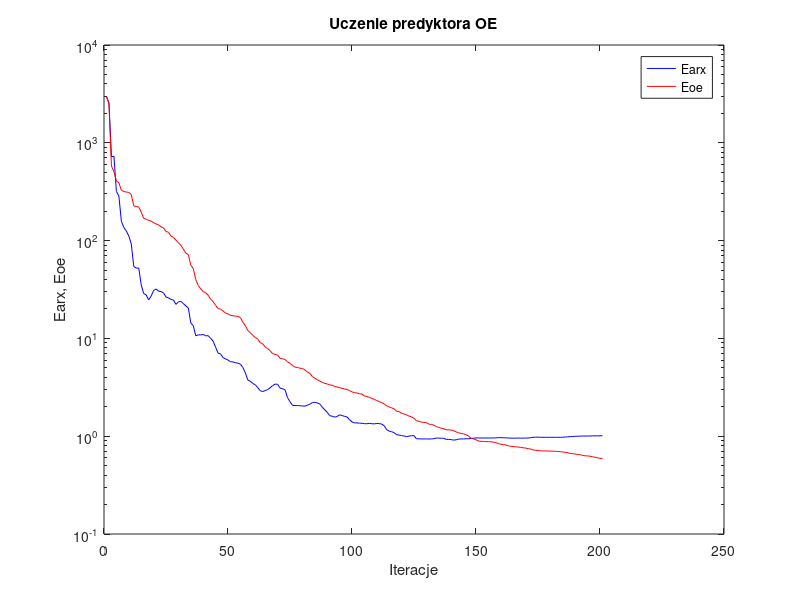
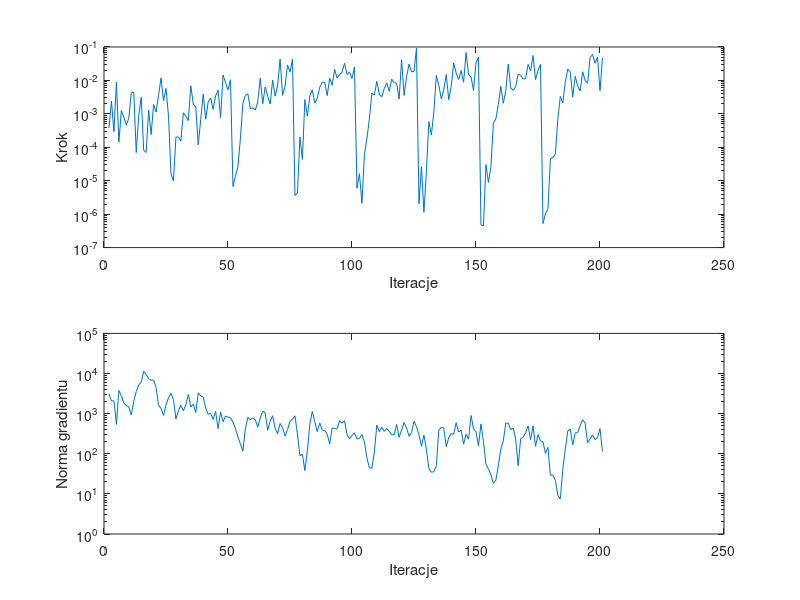

MATLAB code for these plots, in order:
%uczenie predyktora oe
clear all;
n=0; farx(n+1)=2.965168e+003; foe(n+1)=2.990290e+003; wspucz(n+1)=0.000000e+000; ng(n+1)=0.000000e+000;
%odnowa zmiennej metryki
n=1; farx(n+1)=2.566785e+003; foe(n+1)=2.490759e+003; krok(n+1)=3.749852e-004; ng(n+1)=3.149278e+003;
n=2; farx(n+1)=7.191558e+002; foe(n+1)=5.783929e+002; krok(n+1)=2.400181e-003; ng(n+1)=2.063353e+003;
n=3; farx(n+1)=7.315103e+002; foe(n+1)=5.081894e+002; krok(n+1)=2.918195e-004; ng(n+1)=2.094345e+003;
n=4; farx(n+1)=3.177799e+002; foe(n+1)=4.074022e+002; krok(n+1)=8.891335e-003; ng(n+1)=5.401361e+002;
n=5; farx(n+1)=2.859598e+002; foe(n+1)=3.906982e+002; krok(n+1)=1.426144e-004; ng(n+1)=3.769629e+003;
n=6; farx(n+1)=1.576948e+002; foe(n+1)=3.269500e+002; krok(n+1)=1.270863e-003; ng(n+1)=2.797471e+003;
n=7; farx(n+1)=1.361829e+002; foe(n+1)=3.173338e+002; krok(n+1)=7.843678e-004; ng(n+1)=1.824527e+003;
n=8; farx(n+1)=1.252172e+002; foe(n+1)=3.140517e+002; krok(n+1)=4.576195e-004; ng(n+1)=1.586861e+003;
n=9; farx(n+1)=1.115277e+002; foe(n+1)=3.105209e+002; krok(n+1)=7.383609e-004; ng(n+1)=1.477066e+003;
n=10; farx(n+1)=9.233449e+001; foe(n+1)=2.964310e+002; krok(n+1)=4.324280e-003; ng(n+1)=9.287749e+002;
n=11; farx(n+1)=5.454503e+001; foe(n+1)=2.264706e+002; krok(n+1)=4.437686e-003; ng(n+1)=2.013278e+003;
n=12; farx(n+1)=5.223761e+001; foe(n+1)=2.228836e+002; krok(n+1)=6.975159e-005; ng(n+1)=3.572124e+003;
n=13; farx(n+1)=5.248552e+001; foe(n+1)=2.204429e+002; krok(n+1)=8.790130e-004; ng(n+1)=5.210084e+003;
n=14; farx(n+1)=3.534396e+001; foe(n+1)=1.960599e+002; krok(n+1)=3.136698e-003; ng(n+1)=6.025448e+003;
n=15; farx(n+1)=2.875326e+001; foe(n+1)=1.687436e+002; krok(n+1)=8.074766e-005; ng(n+1)=1.134032e+004;
n=16; farx(n+1)=2.788288e+001; foe(n+1)=1.653788e+002; krok(n+1)=7.039348e-005; ng(n+1)=9.531956e+003;
n=17; farx(n+1)=2.474198e+001; foe(n+1)=1.608174e+002; krok(n+1)=1.291963e-003; ng(n+1)=7.386296e+003;
n=18; farx(n+1)=2.709289e+001; foe(n+1)=1.585992e+002; krok(n+1)=2.406525e-004; ng(n+1)=6.798727e+003;
n=19; farx(n+1)=3.087616e+001; foe(n+1)=1.525177e+002; krok(n+1)=1.908037e-003; ng(n+1)=6.869878e+003;
n=20; farx(n+1)=3.202801e+001; foe(n+1)=1.481038e+002; krok(n+1)=1.126296e-003; ng(n+1)=4.468786e+003;
n=21; farx(n+1)=3.043495e+001; foe(n+1)=1.447185e+002; krok(n+1)=3.625910e-003; ng(n+1)=1.611090e+003;
n=22; farx(n+1)=3.013342e+001; foe(n+1)=1.383184e+002; krok(n+1)=1.189399e-002; ng(n+1)=1.349557e+003;
n=23; farx(n+1)=2.921857e+001; foe(n+1)=1.351193e+002; krok(n+1)=2.478671e-003; ng(n+1)=8.998747e+002;
n=24; farx(n+1)=2.649405e+001; foe(n+1)=1.236521e+002; krok(n+1)=5.767896e-003; ng(n+1)=1.634224e+003;
n=25; farx(n+1)=2.603904e+001; foe(n+1)=1.220184e+002; krok(n+1)=8.713328e-004; ng(n+1)=2.469902e+003;
%odnowa zmiennej metryki
n=26; farx(n+1)=2.500502e+001; foe(n+1)=1.111867e+002; krok(n+1)=1.700060e-005; ng(n+1)=3.203909e+003;
n=27; farx(n+1)=2.473996e+001; foe(n+1)=1.079750e+002; krok(n+1)=9.766516e-006; ng(n+1)=2.261685e+003;
n=28; farx(n+1)=2.228369e+001; foe(n+1)=1.011944e+002; krok(n+1)=2.015675e-004; ng(n+1)=7.349549e+002;
n=29; farx(n+1)=2.363288e+001; foe(n+1)=9.483476e+001; krok(n+1)=2.036368e-004; ng(n+1)=1.186992e+003;
n=30; farx(n+1)=2.391598e+001; foe(n+1)=8.959109e+001; krok(n+1)=1.527851e-004; ng(n+1)=1.598854e+003;
n=31; farx(n+1)=2.269333e+001; foe(n+1)=8.201536e+001; krok(n+1)=1.078226e-003; ng(n+1)=1.177954e+003;
n=32; farx(n+1)=2.149668e+001; foe(n+1)=7.427611e+001; krok(n+1)=8.503167e-004; ng(n+1)=1.672800e+003;
n=33; farx(n+1)=2.048816e+001; foe(n+1)=7.210254e+001; krok(n+1)=6.298318e-004; ng(n+1)=3.008084e+003;
n=34; farx(n+1)=1.436695e+001; foe(n+1)=5.592891e+001; krok(n+1)=6.884742e-003; ng(n+1)=1.464613e+003;
n=35; farx(n+1)=1.347127e+001; foe(n+1)=5.189223e+001; krok(n+1)=1.970836e-003; ng(n+1)=1.725252e+003;
n=36; farx(n+1)=1.062887e+001; foe(n+1)=3.996394e+001; krok(n+1)=1.581052e-003; ng(n+1)=1.067458e+003;
n=37; farx(n+1)=1.087472e+001; foe(n+1)=3.470639e+001; krok(n+1)=1.176136e-004; ng(n+1)=3.299717e+003;
n=38; farx(n+1)=1.085426e+001; foe(n+1)=3.211571e+001; krok(n+1)=6.856719e-004; ng(n+1)=2.766264e+003;
n=39; farx(n+1)=1.097250e+001; foe(n+1)=3.006104e+001; krok(n+1)=3.918749e-003; ng(n+1)=2.575935e+003;
n=40; farx(n+1)=1.062127e+001; foe(n+1)=2.931499e+001; krok(n+1)=6.935224e-004; ng(n+1)=1.377716e+003;
n=41; farx(n+1)=1.065972e+001; foe(n+1)=2.764396e+001; krok(n+1)=2.257520e-003; ng(n+1)=9.611748e+002;
n=42; farx(n+1)=1.001858e+001; foe(n+1)=2.519847e+001; krok(n+1)=2.983929e-003; ng(n+1)=1.020491e+003;
n=43; farx(n+1)=9.364246e+000; foe(n+1)=2.375593e+001; krok(n+1)=1.364485e-003; ng(n+1)=7.171754e+002;
n=44; farx(n+1)=8.127048e+000; foe(n+1)=2.178125e+001; krok(n+1)=3.419137e-003; ng(n+1)=1.142227e+003;
n=45; farx(n+1)=7.052898e+000; foe(n+1)=2.015983e+001; krok(n+1)=5.095665e-003; ng(n+1)=4.231484e+002;
n=46; farx(n+1)=6.951569e+000; foe(n+1)=1.990255e+001; krok(n+1)=7.624904e-004; ng(n+1)=1.097352e+003;
n=47; farx(n+1)=6.362296e+000; foe(n+1)=1.905983e+001; krok(n+1)=1.450364e-002; ng(n+1)=6.280887e+002;
n=48; farx(n+1)=6.161684e+000; foe(n+1)=1.814522e+001; krok(n+1)=8.625805e-003; ng(n+1)=8.707675e+002;
n=49; farx(n+1)=6.012733e+000; foe(n+1)=1.778785e+001; krok(n+1)=5.269205e-003; ng(n+1)=8.196145e+002;
n=50; farx(n+1)=5.774253e+000; foe(n+1)=1.719988e+001; krok(n+1)=1.042882e-002; ng(n+1)=7.850006e+002;
%odnowa zmiennej metryki
n=51; farx(n+1)=5.746849e+000; foe(n+1)=1.706386e+001; krok(n+1)=6.755832e-006; ng(n+1)=6.200686e+002;
n=52; farx(n+1)=5.646192e+000; foe(n+1)=1.689803e+001; krok(n+1)=1.356957e-005; ng(n+1)=4.281030e+002;
n=53; farx(n+1)=5.586510e+000; foe(n+1)=1.679584e+001; krok(n+1)=2.665214e-005; ng(n+1)=2.605820e+002;
n=54; farx(n+1)=5.455401e+000; foe(n+1)=1.632488e+001; krok(n+1)=1.821498e-004; ng(n+1)=1.776504e+002;
n=55; farx(n+1)=5.047041e+000; foe(n+1)=1.459273e+001; krok(n+1)=2.075244e-003; ng(n+1)=1.169473e+002;
n=56; farx(n+1)=4.432590e+000; foe(n+1)=1.350672e+001; krok(n+1)=3.595805e-003; ng(n+1)=4.157466e+002;
n=57; farx(n+1)=3.750558e+000; foe(n+1)=1.201198e+001; krok(n+1)=3.966104e-003; ng(n+1)=8.061964e+002;
n=58; farx(n+1)=3.650084e+000; foe(n+1)=1.140798e+001; krok(n+1)=1.423724e-003; ng(n+1)=7.029565e+002;
n=59; farx(n+1)=3.454599e+000; foe(n+1)=1.077041e+001; krok(n+1)=1.525147e-003; ng(n+1)=7.840612e+002;
n=60; farx(n+1)=3.357191e+000; foe(n+1)=1.024156e+001; krok(n+1)=1.299476e-003; ng(n+1)=7.059310e+002;
n=61; farx(n+1)=3.134741e+000; foe(n+1)=9.830138e+000; krok(n+1)=2.287557e-003; ng(n+1)=4.621234e+002;
n=62; farx(n+1)=2.917692e+000; foe(n+1)=9.040806e+000; krok(n+1)=1.171709e-002; ng(n+1)=7.800953e+002;
n=63; farx(n+1)=2.863273e+000; foe(n+1)=8.804311e+000; krok(n+1)=2.002393e-003; ng(n+1)=1.149802e+003;
n=64; farx(n+1)=2.925063e+000; foe(n+1)=8.181193e+000; krok(n+1)=6.374691e-003; ng(n+1)=1.042628e+003;
n=65; farx(n+1)=3.003309e+000; foe(n+1)=7.885668e+000; krok(n+1)=3.408889e-003; ng(n+1)=3.860892e+002;
n=66; farx(n+1)=3.131156e+000; foe(n+1)=7.467879e+000; krok(n+1)=1.956001e-003; ng(n+1)=6.493214e+002;
n=67; farx(n+1)=3.292228e+000; foe(n+1)=6.974110e+000; krok(n+1)=1.025657e-002; ng(n+1)=8.858071e+002;
n=68; farx(n+1)=3.409225e+000; foe(n+1)=6.863739e+000; krok(n+1)=3.388445e-003; ng(n+1)=4.328106e+002;
n=69; farx(n+1)=3.396775e+000; foe(n+1)=6.747349e+000; krok(n+1)=6.853004e-003; ng(n+1)=3.152941e+002;
n=70; farx(n+1)=3.100484e+000; foe(n+1)=6.258795e+000; krok(n+1)=4.366353e-002; ng(n+1)=5.678547e+002;
n=71; farx(n+1)=3.059722e+000; foe(n+1)=6.194183e+000; krok(n+1)=3.558977e-003; ng(n+1)=4.487266e+002;
n=72; farx(n+1)=2.978666e+000; foe(n+1)=6.085367e+000; krok(n+1)=6.728198e-003; ng(n+1)=2.761670e+002;
n=73; farx(n+1)=2.479954e+000; foe(n+1)=5.757706e+000; krok(n+1)=2.896961e-002; ng(n+1)=3.994879e+002;
n=74; farx(n+1)=2.253731e+000; foe(n+1)=5.555951e+000; krok(n+1)=1.767909e-002; ng(n+1)=6.439823e+002;
n=75; farx(n+1)=2.066027e+000; foe(n+1)=5.289674e+000; krok(n+1)=4.366353e-002; ng(n+1)=7.141177e+002;
%odnowa zmiennej metryki
n=76; farx(n+1)=2.057382e+000; foe(n+1)=5.074452e+000; krok(n+1)=3.629487e-006; ng(n+1)=8.823104e+002;
n=77; farx(n+1)=2.057751e+000; foe(n+1)=5.054428e+000; krok(n+1)=4.345419e-006; ng(n+1)=3.098582e+002;
n=78; farx(n+1)=2.050259e+000; foe(n+1)=4.955746e+000; krok(n+1)=2.030280e-004; ng(n+1)=8.968804e+001;
n=79; farx(n+1)=2.037796e+000; foe(n+1)=4.934663e+000; krok(n+1)=4.334515e-005; ng(n+1)=9.725278e+001;
n=80; farx(n+1)=2.028387e+000; foe(n+1)=4.755103e+000; krok(n+1)=2.684169e-003; ng(n+1)=3.784106e+001;
n=81; farx(n+1)=2.073302e+000; foe(n+1)=4.558882e+000; krok(n+1)=8.567570e-004; ng(n+1)=1.192945e+002;
n=82; farx(n+1)=2.124810e+000; foe(n+1)=4.383151e+000; krok(n+1)=3.473809e-003; ng(n+1)=5.613028e+002;
n=83; farx(n+1)=2.208522e+000; foe(n+1)=4.077031e+000; krok(n+1)=5.242823e-003; ng(n+1)=1.134706e+003;
n=84; farx(n+1)=2.219277e+000; foe(n+1)=3.907672e+000; krok(n+1)=2.092139e-003; ng(n+1)=6.238026e+002;
n=85; farx(n+1)=2.190501e+000; foe(n+1)=3.784879e+000; krok(n+1)=2.957764e-003; ng(n+1)=3.554266e+002;
n=86; farx(n+1)=2.134946e+000; foe(n+1)=3.657429e+000; krok(n+1)=6.256921e-003; ng(n+1)=5.867573e+002;
n=87; farx(n+1)=1.983900e+000; foe(n+1)=3.549112e+000; krok(n+1)=8.816889e-003; ng(n+1)=3.860639e+002;
n=88; farx(n+1)=1.865506e+000; foe(n+1)=3.468054e+000; krok(n+1)=8.751130e-003; ng(n+1)=3.798925e+002;
n=89; farx(n+1)=1.756254e+000; foe(n+1)=3.424698e+000; krok(n+1)=3.516052e-003; ng(n+1)=3.068666e+002;
n=90; farx(n+1)=1.622913e+000; foe(n+1)=3.343284e+000; krok(n+1)=1.169933e-002; ng(n+1)=1.746113e+002;
n=91; farx(n+1)=1.600043e+000; foe(n+1)=3.324864e+000; krok(n+1)=7.191676e-003; ng(n+1)=4.394543e+002;
n=92; farx(n+1)=1.566334e+000; foe(n+1)=3.222966e+000; krok(n+1)=2.142882e-002; ng(n+1)=4.275207e+002;
n=93; farx(n+1)=1.588427e+000; foe(n+1)=3.185476e+000; krok(n+1)=1.167289e-002; ng(n+1)=4.129120e+002;
n=94; farx(n+1)=1.653648e+000; foe(n+1)=3.132763e+000; krok(n+1)=1.516106e-002; ng(n+1)=6.704365e+002;
n=95; farx(n+1)=1.627512e+000; foe(n+1)=3.094051e+000; krok(n+1)=1.748904e-002; ng(n+1)=5.781793e+002;
n=96; farx(n+1)=1.594478e+000; foe(n+1)=3.032537e+000; krok(n+1)=3.271756e-002; ng(n+1)=6.687591e+002;
n=97; farx(n+1)=1.573810e+000; foe(n+1)=3.007191e+000; krok(n+1)=1.495979e-002; ng(n+1)=2.999545e+002;
n=98; farx(n+1)=1.475333e+000; foe(n+1)=2.928680e+000; krok(n+1)=1.785858e-002; ng(n+1)=2.388681e+002;
n=99; farx(n+1)=1.400778e+000; foe(n+1)=2.839488e+000; krok(n+1)=1.136409e-002; ng(n+1)=2.845488e+002;
n=100; farx(n+1)=1.369373e+000; foe(n+1)=2.785802e+000; krok(n+1)=2.497713e-002; ng(n+1)=3.331742e+002;
%odnowa zmiennej metryki
n=101; farx(n+1)=1.367332e+000; foe(n+1)=2.769866e+000; krok(n+1)=5.965818e-006; ng(n+1)=2.357716e+002;
n=102; farx(n+1)=1.358675e+000; foe(n+1)=2.709910e+000; krok(n+1)=1.625849e-005; ng(n+1)=2.393686e+002;
n=103; farx(n+1)=1.356678e+000; foe(n+1)=2.698825e+000; krok(n+1)=2.117715e-006; ng(n+1)=3.000074e+002;
n=104; farx(n+1)=1.344054e+000; foe(n+1)=2.576584e+000; krok(n+1)=6.078783e-005; ng(n+1)=1.984144e+002;
n=105; farx(n+1)=1.341121e+000; foe(n+1)=2.546519e+000; krok(n+1)=1.812217e-004; ng(n+1)=8.041762e+001;
n=106; farx(n+1)=1.353483e+000; foe(n+1)=2.493297e+000; krok(n+1)=7.010405e-004; ng(n+1)=4.476351e+001;
n=107; farx(n+1)=1.341806e+000; foe(n+1)=2.433110e+000; krok(n+1)=4.154663e-003; ng(n+1)=4.353240e+001;
n=108; farx(n+1)=1.337275e+000; foe(n+1)=2.381913e+000; krok(n+1)=3.657312e-003; ng(n+1)=1.071670e+002;
n=109; farx(n+1)=1.349135e+000; foe(n+1)=2.313005e+000; krok(n+1)=9.405190e-003; ng(n+1)=5.173771e+002;
n=110; farx(n+1)=1.345710e+000; foe(n+1)=2.259380e+000; krok(n+1)=3.868579e-003; ng(n+1)=3.537366e+002;
n=111; farx(n+1)=1.330498e+000; foe(n+1)=2.202051e+000; krok(n+1)=3.258189e-003; ng(n+1)=4.589368e+002;
n=112; farx(n+1)=1.279362e+000; foe(n+1)=2.138318e+000; krok(n+1)=5.680993e-003; ng(n+1)=3.600609e+002;
n=113; farx(n+1)=1.162961e+000; foe(n+1)=2.042369e+000; krok(n+1)=8.403478e-003; ng(n+1)=4.285160e+002;
n=114; farx(n+1)=1.127595e+000; foe(n+1)=1.992220e+000; krok(n+1)=4.719599e-003; ng(n+1)=3.640643e+002;
n=115; farx(n+1)=1.111008e+000; foe(n+1)=1.946016e+000; krok(n+1)=1.095618e-002; ng(n+1)=2.955373e+002;
n=116; farx(n+1)=1.086499e+000; foe(n+1)=1.902792e+000; krok(n+1)=8.565378e-003; ng(n+1)=2.968027e+002;
n=117; farx(n+1)=1.035939e+000; foe(n+1)=1.796256e+000; krok(n+1)=8.252536e-003; ng(n+1)=5.408361e+002;
n=118; farx(n+1)=1.027585e+000; foe(n+1)=1.783752e+000; krok(n+1)=2.774090e-003; ng(n+1)=2.574521e+002;
n=119; farx(n+1)=1.014829e+000; foe(n+1)=1.712988e+000; krok(n+1)=4.152360e-002; ng(n+1)=3.916078e+002;
n=120; farx(n+1)=1.004534e+000; foe(n+1)=1.686933e+000; krok(n+1)=3.544455e-003; ng(n+1)=6.006646e+002;
n=121; farx(n+1)=9.906798e-001; foe(n+1)=1.653387e+000; krok(n+1)=1.281715e-002; ng(n+1)=4.351884e+002;
n=122; farx(n+1)=1.001174e+000; foe(n+1)=1.605732e+000; krok(n+1)=3.072094e-002; ng(n+1)=2.732024e+002;
n=123; farx(n+1)=1.013196e+000; foe(n+1)=1.573291e+000; krok(n+1)=1.799502e-002; ng(n+1)=3.374862e+002;
n=124; farx(n+1)=1.013412e+000; foe(n+1)=1.524238e+000; krok(n+1)=1.869617e-002; ng(n+1)=6.427005e+002;
n=125; farx(n+1)=9.405190e-001; foe(n+1)=1.432663e+000; krok(n+1)=9.326940e-002; ng(n+1)=4.746436e+002;
%odnowa zmiennej metryki
n=126; farx(n+1)=9.402310e-001; foe(n+1)=1.422927e+000; krok(n+1)=2.037798e-006; ng(n+1)=2.924351e+002;
n=127; farx(n+1)=9.376811e-001; foe(n+1)=1.391780e+000; krok(n+1)=2.616958e-005; ng(n+1)=1.535347e+002;
n=128; farx(n+1)=9.375162e-001; foe(n+1)=1.386763e+000; krok(n+1)=1.137330e-006; ng(n+1)=2.948461e+002;
n=129; farx(n+1)=9.385690e-001; foe(n+1)=1.373974e+000; krok(n+1)=1.908189e-005; ng(n+1)=1.252805e+002;
n=130; farx(n+1)=9.356700e-001; foe(n+1)=1.327618e+000; krok(n+1)=5.859613e-004; ng(n+1)=4.339215e+001;
n=131; farx(n+1)=9.379038e-001; foe(n+1)=1.320861e+000; krok(n+1)=2.302017e-004; ng(n+1)=3.451409e+001;
n=132; farx(n+1)=9.434269e-001; foe(n+1)=1.295783e+000; krok(n+1)=1.149483e-003; ng(n+1)=3.579003e+001;
n=133; farx(n+1)=9.583871e-001; foe(n+1)=1.251504e+000; krok(n+1)=1.420161e-002; ng(n+1)=4.909700e+001;
n=134; farx(n+1)=9.552656e-001; foe(n+1)=1.230700e+000; krok(n+1)=7.152527e-003; ng(n+1)=3.878006e+002;
n=135; farx(n+1)=9.522543e-001; foe(n+1)=1.205718e+000; krok(n+1)=2.827577e-003; ng(n+1)=4.513864e+002;
n=136; farx(n+1)=9.544525e-001; foe(n+1)=1.191065e+000; krok(n+1)=5.173682e-003; ng(n+1)=4.386124e+002;
n=137; farx(n+1)=9.267232e-001; foe(n+1)=1.164131e+000; krok(n+1)=1.505454e-002; ng(n+1)=1.489268e+002;
n=138; farx(n+1)=9.269541e-001; foe(n+1)=1.161301e+000; krok(n+1)=2.647020e-003; ng(n+1)=2.516248e+002;
n=139; farx(n+1)=9.232413e-001; foe(n+1)=1.157068e+000; krok(n+1)=6.681129e-003; ng(n+1)=3.194662e+002;
n=140; farx(n+1)=9.119293e-001; foe(n+1)=1.137535e+000; krok(n+1)=3.329590e-002; ng(n+1)=3.054962e+002;
n=141; farx(n+1)=9.194284e-001; foe(n+1)=1.106903e+000; krok(n+1)=1.676647e-002; ng(n+1)=5.916320e+002;
n=142; farx(n+1)=9.334115e-001; foe(n+1)=1.086131e+000; krok(n+1)=1.058808e-002; ng(n+1)=3.474968e+002;
n=143; farx(n+1)=9.384573e-001; foe(n+1)=1.065266e+000; krok(n+1)=1.961666e-002; ng(n+1)=3.906957e+002;
n=144; farx(n+1)=9.371878e-001; foe(n+1)=1.058664e+000; krok(n+1)=8.799720e-003; ng(n+1)=1.729890e+002;
n=145; farx(n+1)=9.418284e-001; foe(n+1)=1.033211e+000; krok(n+1)=6.826594e-002; ng(n+1)=3.082083e+002;
n=146; farx(n+1)=9.406608e-001; foe(n+1)=1.005787e+000; krok(n+1)=1.468412e-002; ng(n+1)=2.309588e+002;
n=147; farx(n+1)=9.495668e-001; foe(n+1)=9.498251e-001; krok(n+1)=1.269968e-002; ng(n+1)=9.035687e+002;
n=148; farx(n+1)=9.537383e-001; foe(n+1)=9.396111e-001; krok(n+1)=4.974973e-003; ng(n+1)=4.130346e+002;
n=149; farx(n+1)=9.613317e-001; foe(n+1)=9.198584e-001; krok(n+1)=3.413297e-002; ng(n+1)=3.581865e+002;
n=150; farx(n+1)=9.590127e-001; foe(n+1)=8.934906e-001; krok(n+1)=5.034993e-002; ng(n+1)=1.570033e+002;
%odnowa zmiennej metryki
n=151; farx(n+1)=9.589366e-001; foe(n+1)=8.858763e-001; krok(n+1)=4.841435e-007; ng(n+1)=5.539683e+002;
n=152; farx(n+1)=9.589087e-001; foe(n+1)=8.851345e-001; krok(n+1)=4.416209e-007; ng(n+1)=2.036710e+002;
n=153; farx(n+1)=9.587614e-001; foe(n+1)=8.795785e-001; krok(n+1)=3.061523e-005; ng(n+1)=5.558393e+001;
n=154; farx(n+1)=9.586510e-001; foe(n+1)=8.787704e-001; krok(n+1)=8.818566e-006; ng(n+1)=4.133860e+001;
n=155; farx(n+1)=9.587085e-001; foe(n+1)=8.778194e-001; krok(n+1)=2.545461e-005; ng(n+1)=3.046946e+001;
n=156; farx(n+1)=9.595553e-001; foe(n+1)=8.698554e-001; krok(n+1)=5.251366e-004; ng(n+1)=1.831371e+001;
n=157; farx(n+1)=9.608410e-001; foe(n+1)=8.586148e-001; krok(n+1)=7.068748e-004; ng(n+1)=2.182459e+001;
n=158; farx(n+1)=9.680444e-001; foe(n+1)=8.396521e-001; krok(n+1)=1.882699e-003; ng(n+1)=5.070205e+001;
n=159; farx(n+1)=9.660873e-001; foe(n+1)=8.275759e-001; krok(n+1)=6.700076e-003; ng(n+1)=1.293784e+002;
n=160; farx(n+1)=9.642130e-001; foe(n+1)=8.202879e-001; krok(n+1)=2.076855e-003; ng(n+1)=2.070012e+002;
n=161; farx(n+1)=9.628252e-001; foe(n+1)=8.133601e-001; krok(n+1)=4.849441e-003; ng(n+1)=5.777394e+002;
n=162; farx(n+1)=9.567438e-001; foe(n+1)=7.977943e-001; krok(n+1)=3.095635e-002; ng(n+1)=5.784753e+002;
n=163; farx(n+1)=9.563762e-001; foe(n+1)=7.893627e-001; krok(n+1)=5.967206e-003; ng(n+1)=3.990415e+002;
n=164; farx(n+1)=9.545499e-001; foe(n+1)=7.846419e-001; krok(n+1)=5.038654e-003; ng(n+1)=4.394195e+002;
n=165; farx(n+1)=9.556412e-001; foe(n+1)=7.798143e-001; krok(n+1)=6.516379e-003; ng(n+1)=2.331504e+002;
n=166; farx(n+1)=9.570533e-001; foe(n+1)=7.756959e-001; krok(n+1)=1.551534e-002; ng(n+1)=5.013143e+001;
n=167; farx(n+1)=9.556143e-001; foe(n+1)=7.676309e-001; krok(n+1)=1.423801e-002; ng(n+1)=2.397398e+002;
n=168; farx(n+1)=9.565973e-001; foe(n+1)=7.614909e-001; krok(n+1)=1.111520e-002; ng(n+1)=2.552767e+002;
n=169; farx(n+1)=9.571837e-001; foe(n+1)=7.566989e-001; krok(n+1)=1.136409e-002; ng(n+1)=3.329037e+002;
n=170; farx(n+1)=9.580670e-001; foe(n+1)=7.459346e-001; krok(n+1)=3.010260e-002; ng(n+1)=4.942782e+002;
n=171; farx(n+1)=9.643884e-001; foe(n+1)=7.403088e-001; krok(n+1)=1.891151e-002; ng(n+1)=2.246440e+002;
n=172; farx(n+1)=9.751742e-001; foe(n+1)=7.246495e-001; krok(n+1)=5.560984e-002; ng(n+1)=4.971881e+002;
n=173; farx(n+1)=9.776856e-001; foe(n+1)=7.181956e-001; krok(n+1)=1.056509e-002; ng(n+1)=1.537066e+002;
n=174; farx(n+1)=9.778575e-001; foe(n+1)=7.132384e-001; krok(n+1)=2.000182e-002; ng(n+1)=3.002524e+002;
n=175; farx(n+1)=9.741865e-001; foe(n+1)=7.085293e-001; krok(n+1)=3.002384e-002; ng(n+1)=2.100406e+002;
%odnowa zmiennej metryki
n=176; farx(n+1)=9.742005e-001; foe(n+1)=7.075271e-001; krok(n+1)=5.237239e-007; ng(n+1)=1.989852e+002;
n=177; farx(n+1)=9.742278e-001; foe(n+1)=7.070559e-001; krok(n+1)=1.013303e-006; ng(n+1)=1.024278e+002;
n=178; farx(n+1)=9.743247e-001; foe(n+1)=7.058229e-001; krok(n+1)=1.418671e-006; ng(n+1)=1.447142e+002;
n=179; farx(n+1)=9.743933e-001; foe(n+1)=7.043215e-001; krok(n+1)=4.418089e-005; ng(n+1)=2.899919e+001;
n=180; farx(n+1)=9.743562e-001; foe(n+1)=7.026980e-001; krok(n+1)=5.007398e-005; ng(n+1)=2.956972e+001;
n=181; farx(n+1)=9.742331e-001; foe(n+1)=7.010234e-001; krok(n+1)=6.252649e-005; ng(n+1)=2.171471e+001;
n=182; farx(n+1)=9.745330e-001; foe(n+1)=6.987265e-001; krok(n+1)=7.010405e-004; ng(n+1)=9.208375e+000;
n=183; farx(n+1)=9.739215e-001; foe(n+1)=6.939286e-001; krok(n+1)=3.334617e-003; ng(n+1)=7.496470e+000;
n=184; farx(n+1)=9.750742e-001; foe(n+1)=6.897287e-001; krok(n+1)=2.129131e-003; ng(n+1)=4.091568e+001;
n=185; farx(n+1)=9.824942e-001; foe(n+1)=6.842173e-001; krok(n+1)=9.100900e-003; ng(n+1)=1.309106e+002;
n=186; farx(n+1)=9.835499e-001; foe(n+1)=6.777791e-001; krok(n+1)=2.173419e-002; ng(n+1)=3.699591e+002;
n=187; farx(n+1)=9.905339e-001; foe(n+1)=6.656039e-001; krok(n+1)=1.809047e-002; ng(n+1)=4.130381e+002;
n=188; farx(n+1)=9.919016e-001; foe(n+1)=6.624592e-001; krok(n+1)=3.211338e-003; ng(n+1)=1.652779e+002;
n=189; farx(n+1)=9.979693e-001; foe(n+1)=6.573200e-001; krok(n+1)=1.333847e-002; ng(n+1)=3.306360e+002;
n=190; farx(n+1)=9.995199e-001; foe(n+1)=6.507390e-001; krok(n+1)=6.734730e-003; ng(n+1)=3.381114e+002;
n=191; farx(n+1)=1.000570e+000; foe(n+1)=6.460744e-001; krok(n+1)=4.851992e-003; ng(n+1)=5.041698e+002;
n=192; farx(n+1)=1.004755e+000; foe(n+1)=6.364161e-001; krok(n+1)=1.815661e-002; ng(n+1)=7.055974e+002;
n=193; farx(n+1)=1.003834e+000; foe(n+1)=6.303263e-001; krok(n+1)=9.955600e-003; ng(n+1)=5.747708e+002;
n=194; farx(n+1)=1.003993e+000; foe(n+1)=6.284486e-001; krok(n+1)=8.204311e-003; ng(n+1)=1.911065e+002;
n=195; farx(n+1)=1.004405e+000; foe(n+1)=6.248563e-001; krok(n+1)=4.895039e-002; ng(n+1)=2.328692e+002;
n=196; farx(n+1)=1.008913e+000; foe(n+1)=6.165520e-001; krok(n+1)=5.919426e-002; ng(n+1)=2.957096e+002;
n=197; farx(n+1)=1.008095e+000; foe(n+1)=6.090938e-001; krok(n+1)=3.262119e-002; ng(n+1)=2.246121e+002;
n=198; farx(n+1)=1.008403e+000; foe(n+1)=6.016875e-001; krok(n+1)=5.016986e-002; ng(n+1)=2.552644e+002;
n=199; farx(n+1)=1.008513e+000; foe(n+1)=5.938485e-001; krok(n+1)=4.944398e-003; ng(n+1)=4.257059e+002;
n=200; farx(n+1)=1.013326e+000; foe(n+1)=5.882876e-001; krok(n+1)=4.674985e-002; ng(n+1)=1.125886e+002;

figure; semilogy(farx,'b'); hold on; semilogy(foe,'r'); xlabel('Iteracje'); ylabel('Earx, Eoe'); legend('Earx','Eoe'); title('Uczenie predyktora OE');
figure; subplot(2,1,1); semilogy(krok); xlabel('Iteracje'); ylabel('Krok');
subplot(2,1,2); semilogy(ng); xlabel('Iteracje'); ylabel('Norma gradientu');
Earx=farx(n+1)
Eoe=foe(n+1)
